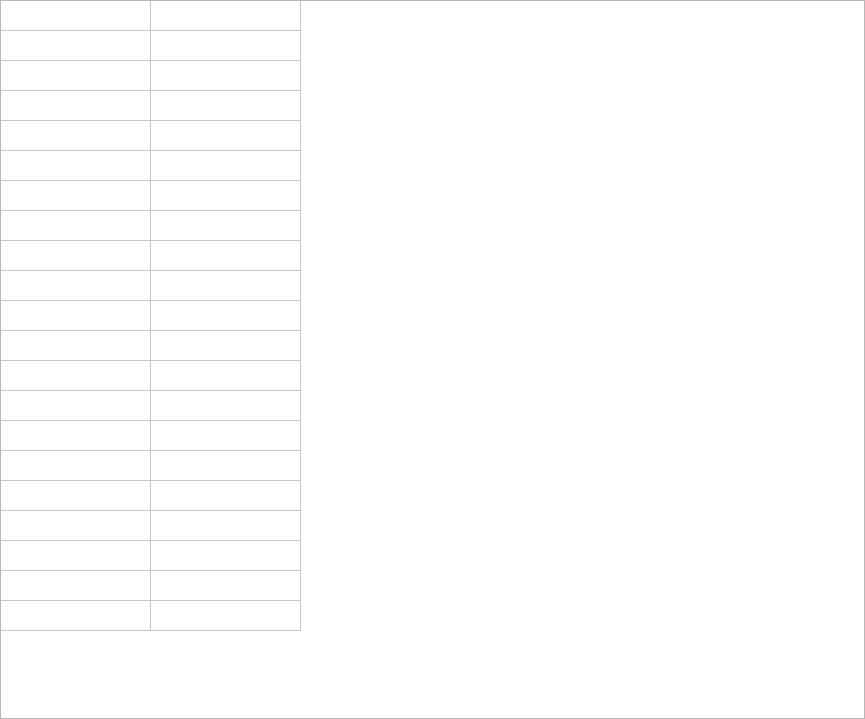
<?xml version="1.0" encoding="UTF-8"?>
<ui version="4.0">
 <class>VariablesWidget</class>
 <widget class="QWidget" name="VariablesWidget">
  <property name="geometry">
   <rect>
    <x>0</x>
    <y>0</y>
    <width>865</width>
    <height>719</height>
   </rect>
  </property>
  <property name="windowTitle">
   <string>Form</string>
  </property>
  <layout class="QGridLayout" name="gridLayout">
   <property name="leftMargin">
    <number>0</number>
   </property>
   <property name="topMargin">
    <number>0</number>
   </property>
   <property name="rightMargin">
    <number>0</number>
   </property>
   <property name="bottomMargin">
    <number>0</number>
   </property>
   <property name="spacing">
    <number>0</number>
   </property>
   <item row="0" column="0">
    <widget class="QTableWidget" name="variableTable">
     <property name="verticalScrollBarPolicy">
      <enum>Qt::ScrollBarAlwaysOff</enum>
     </property>
     <property name="horizontalScrollBarPolicy">
      <enum>Qt::ScrollBarAlwaysOff</enum>
     </property>
     <property name="sizeAdjustPolicy">
      <enum>QAbstractScrollArea::AdjustIgnored</enum>
     </property>
     <property name="autoScroll">
      <bool>false</bool>
     </property>
     <property name="editTriggers">
      <set>QAbstractItemView::NoEditTriggers</set>
     </property>
     <property name="selectionMode">
      <enum>QAbstractItemView::NoSelection</enum>
     </property>
     <property name="showGrid">
      <bool>true</bool>
     </property>
     <property name="gridStyle">
      <enum>Qt::SolidLine</enum>
     </property>
     <property name="wordWrap">
      <bool>false</bool>
     </property>
     <property name="cornerButtonEnabled">
      <bool>true</bool>
     </property>
     <property name="rowCount">
      <number>21</number>
     </property>
     <property name="columnCount">
      <number>2</number>
     </property>
     <attribute name="horizontalHeaderVisible">
      <bool>false</bool>
     </attribute>
     <attribute name="horizontalHeaderCascadingSectionResizes">
      <bool>false</bool>
     </attribute>
     <attribute name="horizontalHeaderDefaultSectionSize">
      <number>150</number>
     </attribute>
     <attribute name="horizontalHeaderHighlightSections">
      <bool>true</bool>
     </attribute>
     <attribute name="horizontalHeaderShowSortIndicator" stdset="0">
      <bool>false</bool>
     </attribute>
     <attribute name="horizontalHeaderStretchLastSection">
      <bool>false</bool>
     </attribute>
     <attribute name="verticalHeaderVisible">
      <bool>false</bool>
     </attribute>
     <row/>
     <row/>
     <row/>
     <row/>
     <row/>
     <row/>
     <row/>
     <row/>
     <row/>
     <row/>
     <row/>
     <row/>
     <row/>
     <row/>
     <row/>
     <row/>
     <row/>
     <row/>
     <row/>
     <row/>
     <row/>
     <column/>
     <column/>
    </widget>
   </item>
  </layout>
 </widget>
 <resources/>
 <connections/>
</ui>
